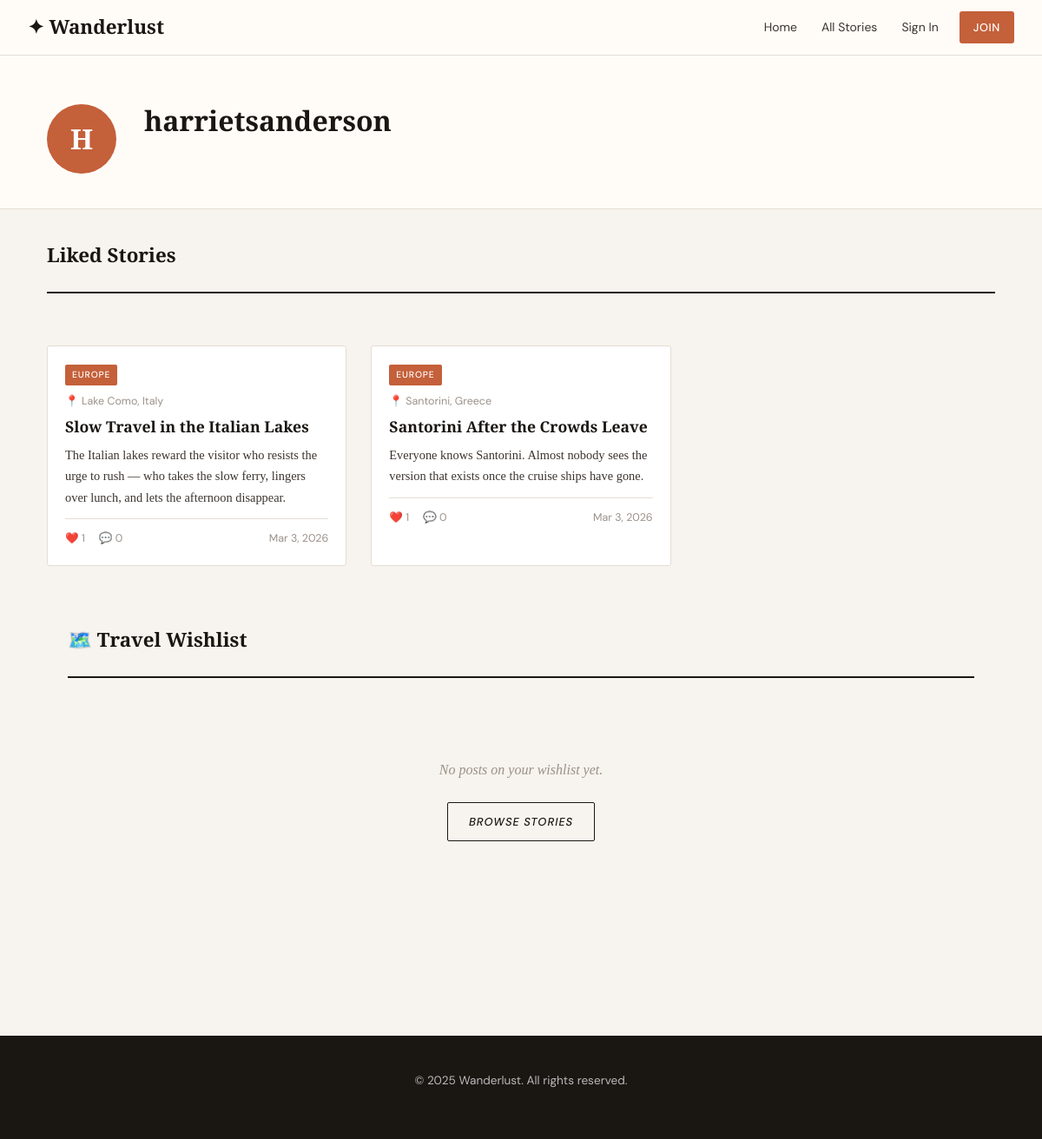
The app's page /accounts/profile/harrietsanderson/ with its own data.
### blog/models.py (models this page shows, shortened)
class Like(models.Model):
    post = models.ForeignKey(Post, on_delete=models.CASCADE, related_name='likes')
    user = models.ForeignKey(User, on_delete=models.CASCADE, related_name='likes')
    created_at = models.DateTimeField(auto_now_add=True)
    class Meta:
        unique_together = ('post', 'user')

class Post(models.Model):
    STATUS_DRAFT = 'draft'
    STATUS_PUBLISHED = 'published'
    STATUS_CHOICES = [
        (STATUS_DRAFT, 'Draft'),
        (STATUS_PUBLISHED, 'Published'),
    ]
    title = models.CharField(max_length=200)
    slug = models.SlugField(max_length=200, unique=True, blank=True)
    author = models.ForeignKey(User, on_delete=models.CASCADE, related_name='posts')
    category = models.ForeignKey(Category, on_delete=models.SET_NULL, null=True, blank=True, related_name='posts')
    destination = models.CharField(max_length=100)
    excerpt = models.TextField(max_length=300)
    content = models.TextField()
    status = models.CharField(max_length=10, choices=STATUS_CHOICES, default=STATUS_DRAFT)
    created_at = models.DateTimeField(auto_now_add=True)
    featured = models.BooleanField(default=False)
    class Meta:
        ordering = ['-created_at']
    def get_absolute_url(self):
        return reverse('blog:post_detail', kwargs={'slug': self.slug})
    @property
    def like_count(self):
        return self.likes.count()
    @property
    def comment_count(self):
        return self.comments.filter(approved=True).count()

class Category(models.Model):
    name = models.CharField(max_length=100, unique=True)
    slug = models.SlugField(max_length=100, unique=True, blank=True)
    class Meta:
        verbose_name_plural = 'categories'

### accounts/views.py (the view)
# urls.py: path('profile/<str:username>/', views.profile_view, name='profile'),
def profile_view(request, username):
    profile_user = get_object_or_404(User, username=username)
    liked_posts = profile_user.likes.select_related('post').filter(
        post__status='published'
    )
    wishlisted_posts = profile_user.wishlists.select_related('post').filter(
        post__status='published'
    )
    context = {
        'profile_user': profile_user,
        'liked_posts': liked_posts,
        'wishlisted_posts': wishlisted_posts,
    }
    return render(request, 'accounts/profile.html', context)

### templates/accounts/profile.html (shortened to what this page needs)
{% extends 'base.html' %}
{% block content %}
<div class="profile-header-section">
  <div class="container px-4">
    <div class="profile-header-inner">
      <div class="profile-avatar-circle">
        {{ profile_user.username|first|upper }}
      </div>
      <div class="profile-info">
        <h1 class="profile-name">{{ profile_user.username }}</h1>
      </div>
    </div>
  </div>
</div>
<div class="container px-4 pb-5">
  <div class="section-header">
    <h2 class="section-title">Liked Stories</h2>
  </div>
  {% if liked_posts %}
    <div class="stories-grid">
      {% for like in liked_posts %}
      <article class="story-card">
        <a href="{{ like.post.get_absolute_url }}">
          <div class="story-card-body">
            {% if like.post.category %}
              <span class="story-category-tag">{{ like.post.category.name }}</span>
            {% endif %}
            <p class="story-dest">📍 {{ like.post.destination }}</p>
            <h3 class="story-title">{{ like.post.title }}</h3>
            <p class="story-excerpt">{{ like.post.excerpt }}</p>
            <div class="story-meta">
              <span>❤️ {{ like.post.like_count }}</span>
              <span>💬 {{ like.post.comment_count }}</span>
              <time>{{ like.post.created_at|date:"M j, Y" }}</time>
            </div>
          </div>
        </a>
      </article>
      {% endfor %}
    </div>
  {% else %}
    <div class="empty-state">
      <p>No liked stories yet.</p>
      <a href="/posts/" class="hero-btn" style="color: var(--ink); border-color: var(--ink);">Browse Stories</a>
    </div>
  {% endif %}
<div class="container px-4 pb-5">
  <div class="section-header">
    <h2 class="section-title">🗺️ Travel Wishlist</h2>
  </div>
  {% if wishlisted_posts %}
    <div class="stories-grid">
      {% for item in wishlisted_posts %}
      <article class="story-card">
        <a href="{{ item.post.get_absolute_url }}">
          <div class="story-card-body">
            {% if item.post.category %}
              <span class="story-category-tag">{{ item.post.category.name }}</span>
            {% endif %}
            <p class="story-dest">📍 {{ item.post.destination }}</p>
            <h3 class="story-title">{{ item.post.title }}</h3>
            <p class="story-excerpt">{{ item.post.excerpt }}</p>
            <div class="story-meta">
              <span>❤️ {{ item.post.like_count }}</span>
              <span>💬 {{ item.post.comment_count }}</span>
              <time>{{ item.post.created_at|date:"M j, Y" }}</time>
            </div>
          </div>
        </a>
      </article>
      {% endfor %}
    </div>
  {% else %}
    <div class="empty-state">
      <p>No posts on your wishlist yet.</p>
      <a href="/posts/" class="hero-btn" style="color: var(--ink); border-color: var(--ink);">Browse Stories</a>
    </div>
  {% endif %}
</div>
{% endblock %}

### static/css/main.css (style rules this page uses)
:root { --ink: #1a1612; --ink-soft: #3d3530; --parchment: #f7f3ee; --cream: #fffcf8; --terra: #c4603a; --terra-dk: #a04e2e; --muted: #9b9189; --line: #e4ddd5; --white: #ffffff; --font-display: "Playfair Display", Georgia, serif; --font-body: "Source Serif 4", Georgia, serif; --font-ui: "DM Sans", system-ui, sans-serif; --nav-h: 64px; --shadow: 0 2px 20px rgba(26, 22, 18, 0.1); --shadow-hover: 0 8px 40px rgba(26, 22, 18, 0.18); }
*, *::before, *::after { box-sizing: border-box; margin: 0; padding: 0; }
html { scroll-behavior: smooth; }
body { background: var(--parchment); color: var(--ink); font-family: var(--font-body); font-size: 1rem; line-height: 1.7; min-height: 100vh; display: flex; flex-direction: column; }
a { color: inherit; text-decoration: none; }
h1, h2, h3, h4 { font-family: var(--font-display); line-height: 1.2; color: var(--ink); }
.stories-grid { display: grid; grid-template-columns: repeat(auto-fill, minmax(280px, 1fr)); gap: 1.75rem; padding: 2rem 0; }
.story-card { background: var(--white); border: 1px solid var(--line); border-radius: 3px; overflow: hidden; transition: box-shadow 0.25s, transform 0.25s; }
.story-card-body { padding: 1.1rem 1.25rem 1.25rem; }
.story-title { font-family: var(--font-display); font-size: 1.1rem; font-weight: 700; line-height: 1.35; margin-bottom: 0.5rem; }
.story-dest { font-family: var(--font-ui); font-size: 0.78rem; color: var(--muted); margin-bottom: 0.4rem; }
.story-excerpt { font-size: 0.9rem; color: var(--ink-soft); margin-bottom: 0.75rem; }
.hero-btn { display: inline-block; font-family: var(--font-ui); font-size: 0.8rem; font-weight: 500; letter-spacing: 0.08em; text-transform: uppercase; color: white; border: 1px solid rgba(255, 255, 255, 0.6); padding: 0.65rem 1.5rem; border-radius: 2px; transition: all 0.2s; }
.section-header { display: flex; align-items: baseline; justify-content: space-between; padding: 2.5rem 0 1.25rem; border-bottom: 2px solid var(--ink); margin-bottom: 1.75rem; }
.section-title { font-family: var(--font-display); font-size: 1.4rem; font-weight: 700; }
.story-category-tag { display: inline-block; font-family: var(--font-ui); font-size: 0.65rem; font-weight: 500; letter-spacing: 0.08em; text-transform: uppercase; background: var(--terra); color: white; padding: 0.2rem 0.5rem; border-radius: 2px; margin-bottom: 0.5rem; }
.story-meta { display: flex; gap: 1rem; font-family: var(--font-ui); font-size: 0.78rem; color: var(--muted); border-top: 1px solid var(--line); padding-top: 0.75rem; margin-top: 0.75rem; }
.story-meta time { margin-left: auto; }
.profile-header-section { background: var(--cream); border-bottom: 1px solid var(--line); padding: 3.5rem 0 2.5rem; }
.profile-header-inner { display: flex; gap: 2rem; align-items: flex-start; }
.profile-avatar-circle { width: 80px; height: 80px; border-radius: 50%; background: var(--terra); color: white; font-family: var(--font-display); font-size: 2rem; font-weight: 900; display: flex; align-items: center; justify-content: center; flex-shrink: 0; }
.profile-name { font-family: var(--font-display); font-size: 2rem; font-weight: 900; margin-bottom: 0.35rem; }
.empty-state { text-align: center; padding: 4rem 2rem; color: var(--muted); font-style: italic; }
.empty-state p { margin-bottom: 1.5rem; }

### records on screen
Like: post.category.name "EUROPE", post.destination "Lake Como, Italy", post "Slow Travel in the Italian Lakes", post.excerpt "The Italian lakes reward the visitor who resists the urge to rush — who takes the slow ferry, lingers over lunch, and lets the afternoon disappear.", post.like_count "1", post.comment_count "0", post.created_at "Mar 3, 2026"
Like: post.category.name "EUROPE", post.destination "Santorini, Greece", post "Santorini After the Crowds Leave", post.excerpt "Everyone knows Santorini. Almost nobody sees the version that exists once the cruise ships have gone.", post.like_count "1", post.comment_count "0", post.created_at "Mar 3, 2026"

### other values on screen
{{ profile_user.username|first|upper }} "H"
{{ profile_user.username }} "harrietsanderson"
